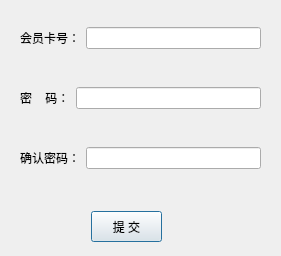
<?xml version="1.0" encoding="UTF-8"?>
<ui version="4.0">
 <class>Dialog</class>
 <widget class="QDialog" name="Dialog">
  <property name="geometry">
   <rect>
    <x>0</x>
    <y>0</y>
    <width>281</width>
    <height>256</height>
   </rect>
  </property>
  <property name="windowTitle">
   <string>客户绑卡</string>
  </property>
  <layout class="QVBoxLayout" name="verticalLayout">
   <item>
    <widget class="QWidget" name="widget" native="true">
     <layout class="QHBoxLayout" name="horizontalLayout">
      <item>
       <widget class="QLabel" name="label">
        <property name="text">
         <string>会员卡号：</string>
        </property>
       </widget>
      </item>
      <item>
       <widget class="QLineEdit" name="lineEdit"/>
      </item>
     </layout>
    </widget>
   </item>
   <item>
    <widget class="QWidget" name="widget_2" native="true">
     <layout class="QHBoxLayout" name="horizontalLayout_3">
      <item>
       <widget class="QLabel" name="label_2">
        <property name="text">
         <string>密    码：</string>
        </property>
       </widget>
      </item>
      <item>
       <widget class="QLineEdit" name="lineEdit_2"/>
      </item>
     </layout>
    </widget>
   </item>
   <item>
    <widget class="QWidget" name="widget_3" native="true">
     <layout class="QHBoxLayout" name="horizontalLayout_2">
      <item>
       <widget class="QLabel" name="label_3">
        <property name="text">
         <string>确认密码：</string>
        </property>
       </widget>
      </item>
      <item>
       <widget class="QLineEdit" name="lineEdit_3">
        <property name="echoMode">
         <enum>QLineEdit::Password</enum>
        </property>
       </widget>
      </item>
     </layout>
    </widget>
   </item>
   <item>
    <widget class="QWidget" name="widget_4" native="true">
     <widget class="QPushButton" name="pushButton">
      <property name="geometry">
       <rect>
        <x>80</x>
        <y>20</y>
        <width>71</width>
        <height>31</height>
       </rect>
      </property>
      <property name="text">
       <string> 提 交 </string>
      </property>
     </widget>
    </widget>
   </item>
  </layout>
 </widget>
 <resources/>
 <connections/>
</ui>
